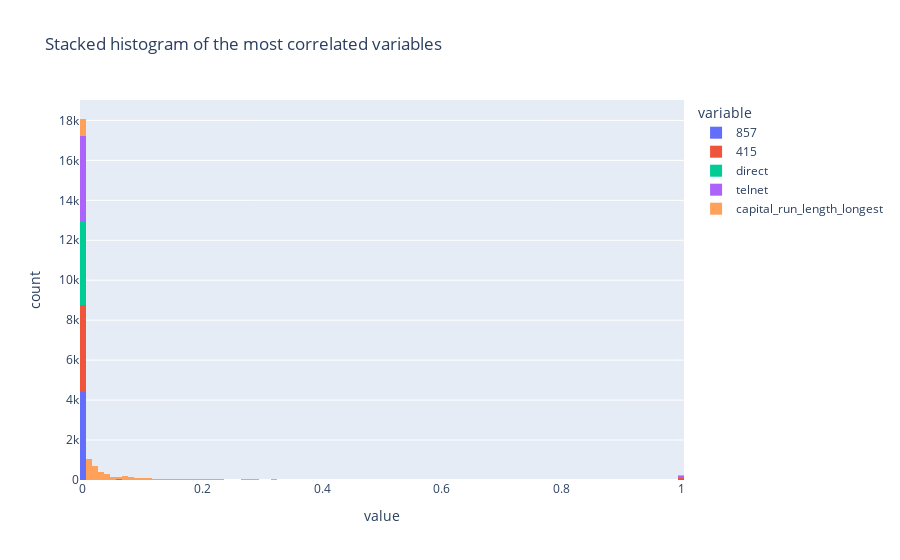

Source (notebook cell):
### Markdown cell above
## Histograms and box plots

---

### Code cell
fig5 = px.histogram(df[corr_cols[:5]],
                    title="Stacked histogram of the most correlated variables")
fig5.show()

### Figure 1 — Plotly figure (JSON) as saved in the notebook; plotly's stock layout.template omitted (floating-point values rounded to 4 significant figures; data arrays with more than 128 entries replaced by an {"elided": "..."} marker saying what was removed)
{"data": [{"alignmentgroup": "True", "bingroup": "x", "hovertemplate": "variable=857<br>value=%{x}<br>count=%{y}<extra></extra>", "legendgroup": "857", "marker": {"color": "#636efa", "pattern": {"shape": ""}}, "name": "857", "offsetgroup": "857", "orientation": "v", "showlegend": true, "type": "histogram", "x": {"elided": "4601 float values"}, "xaxis": "x", "yaxis": "y"}, {"alignmentgroup": "True", "bingroup": "x", "hovertemplate": "variable=415<br>value=%{x}<br>count=%{y}<extra></extra>", "legendgroup": "415", "marker": {"color": "#EF553B", "pattern": {"shape": ""}}, "name": "415", "offsetgroup": "415", "orientation": "v", "showlegend": true, "type": "histogram", "x": {"elided": "4601 float values"}, "xaxis": "x", "yaxis": "y"}, {"alignmentgroup": "True", "bingroup": "x", "hovertemplate": "variable=direct<br>value=%{x}<br>count=%{y}<extra></extra>", "legendgroup": "direct", "marker": {"color": "#00cc96", "pattern": {"shape": ""}}, "name": "direct", "offsetgroup": "direct", "orientation": "v", "showlegend": true, "type": "histogram", "x": {"elided": "4601 float values"}, "xaxis": "x", "yaxis": "y"}, {"alignmentgroup": "True", "bingroup": "x", "hovertemplate": "variable=telnet<br>value=%{x}<br>count=%{y}<extra></extra>", "legendgroup": "telnet", "marker": {"color": "#ab63fa", "pattern": {"shape": ""}}, "name": "telnet", "offsetgroup": "telnet", "orientation": "v", "showlegend": true, "type": "histogram", "x": {"elided": "4601 float values"}, "xaxis": "x", "yaxis": "y"}, {"alignmentgroup": "True", "bingroup": "x", "hovertemplate": "variable=capital_run_length_longest<br>value=%{x}<br>count=%{y}<extra></extra>", "legendgroup": "capital_run_length_longest", "marker": {"color": "#FFA15A", "pattern": {"shape": ""}}, "name": "capital_run_length_longest", "offsetgroup": "capital_run_length_longest", "orientation": "v", "showlegend": true, "type": "histogram", "x": {"elided": "4601 float values"}, "xaxis": "x", "yaxis": "y"}], "layout": {"barmode": "relative", "legend": {"title": {"text": "variable"}, "tracegroupgap": 0}, "title": {"text": "Stacked histogram of the most correlated variables"}, "xaxis": {"anchor": "y", "domain": [0, 1], "title": {"text": "value"}}, "yaxis": {"anchor": "x", "domain": [0, 1], "title": {"text": "count"}}}}
